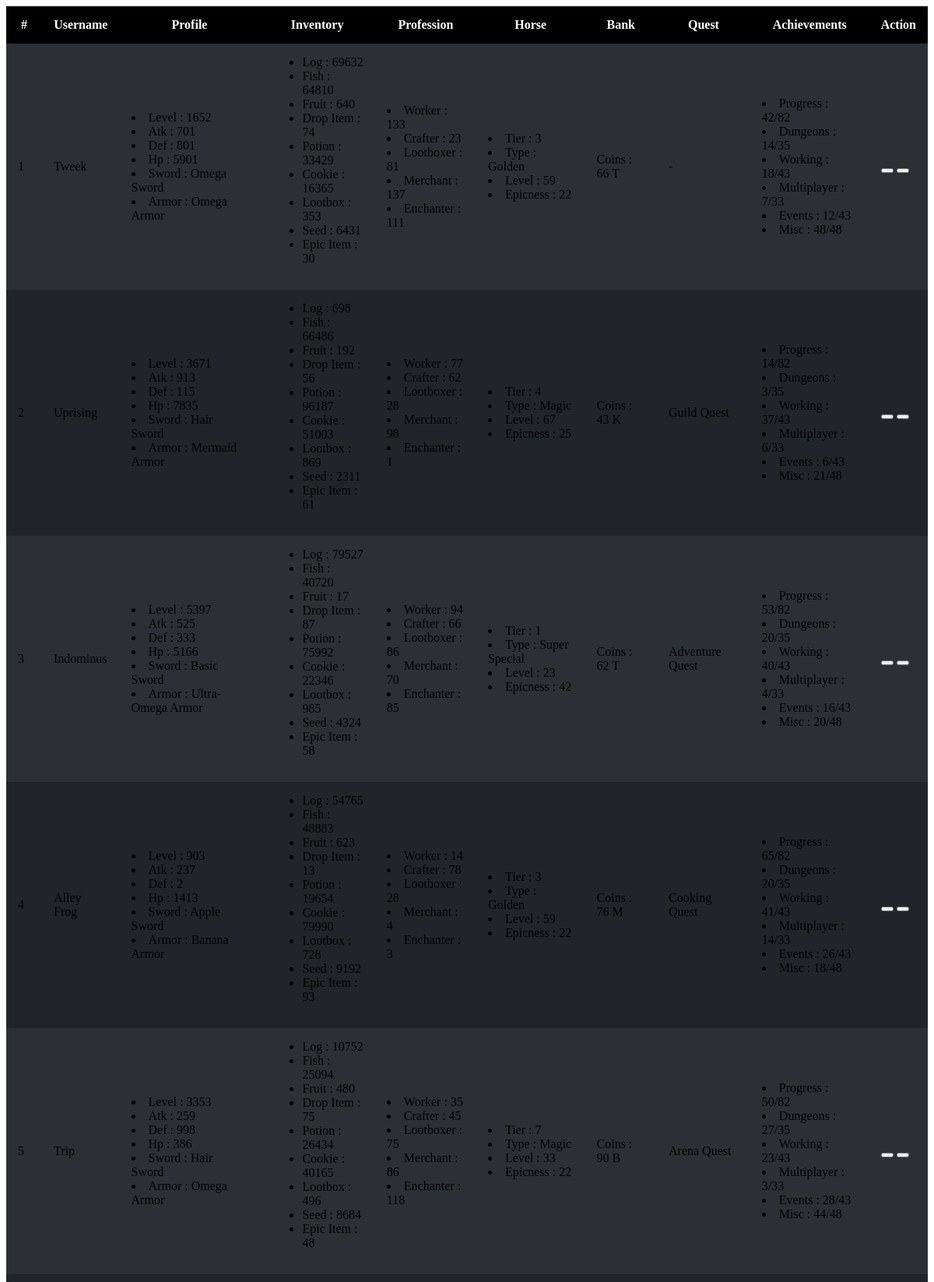
The page /php/user/searchUser.php (upper part) on the database its author committed.
### tables this page shows
CREATE TABLE `player` (
  `id_player` int(11) NOT NULL,
  `username` varchar(255) NOT NULL,
  `id_profile` int(11) NOT NULL,
  `id_inventory` int(11) NOT NULL,
  `id_bank` int(11) NOT NULL,
  `id_professions` int(11) NOT NULL,
  `id_horse` int(11) NOT NULL,
  `id_quest` int(11) NOT NULL,
  `id_achievements` int(11) NOT NULL
);

CREATE TABLE `profile` (
  `id_profile` int(11) NOT NULL,
  `level` int(11) NOT NULL,
  `atk` int(11) NOT NULL,
  `def` int(11) NOT NULL,
  `hp` int(11) NOT NULL,
  `sword` varchar(255) NOT NULL,
  `armor` varchar(255) NOT NULL
);

CREATE TABLE `inventory` (
  `id_inventory` int(11) NOT NULL,
  `log` int(11) NOT NULL,
  `fish` int(11) NOT NULL,
  `fruit` int(11) NOT NULL,
  `drop_item` int(11) NOT NULL,
  `potion` int(11) NOT NULL,
  `cookie` int(11) NOT NULL,
  `lootbox` int(11) NOT NULL,
  `seed` int(11) NOT NULL,
  `epic_item` int(11) NOT NULL
);

CREATE TABLE `professions` (
  `id_professions` int(11) NOT NULL,
  `worker` int(11) NOT NULL,
  `crafter` int(11) NOT NULL,
  `lootboxer` int(11) NOT NULL,
  `merchant` int(11) NOT NULL,
  `enchanter` int(11) NOT NULL
);

CREATE TABLE `horse` (
  `id_horse` int(11) NOT NULL,
  `tier` int(11) NOT NULL,
  `type` varchar(25) NOT NULL,
  `level` int(11) NOT NULL,
  `epicness` int(11) NOT NULL
);

CREATE TABLE `bank` (
  `id_bank` int(11) NOT NULL,
  `coins` varchar(255) NOT NULL,
  `bonus` varchar(255) NOT NULL
);

CREATE TABLE `quest` (
  `id_quest` int(11) NOT NULL,
  `quest` varchar(255) NOT NULL,
  `detail_quest` varchar(255) NOT NULL
);

CREATE TABLE `achievements` (
  `id_achievements` int(11) NOT NULL,
  `progress` varchar(255) NOT NULL,
  `dungeon` varchar(255) NOT NULL,
  `working` varchar(255) NOT NULL,
  `multiplayer` varchar(255) NOT NULL,
  `events` varchar(255) NOT NULL,
  `misc` varchar(255) NOT NULL
);

### php/user/searchUser.php (the view, shortened to what this page needs)
<?php
require '../functions.php';
$keyword = $_GET['keyword'];
$jumlahdataperhalaman = 10;
$halaman = isset($_GET['halaman']) ? (int) $_GET['halaman'] : 1;
$halamanawal =
    $halaman > 1 ? $halaman * $jumlahdataperhalaman - $jumlahdataperhalaman : 0;
$sql = "SELECT profile.*, inventory.*, bank.*, professions.*,   achievements.*, horse.id_horse, horse.tier, horse.type, horse.level as horse_level, horse.epicness, quest.*, player.*
    FROM player, profile, inventory, bank, professions, achievements, horse, quest
    WHERE player.id_profile = profile.id_profile AND
    player.id_inventory = inventory.id_inventory AND
    player.id_bank = bank.id_bank AND
    player.id_professions = professions.id_professions AND
    player.id_achievements = achievements.id_achievements AND
    player.id_horse = horse.id_horse AND
    player.id_quest = quest.id_quest AND
    (
    player.username LIKE '%$keyword%' OR
    profile.level LIKE '%$keyword%' OR
    profile.atk LIKE '%$keyword%' OR
    profile.def LIKE '%$keyword%' OR
    profile.hp LIKE '%$keyword%' OR
    profile.sword LIKE '%$keyword%' OR
    profile.armor LIKE '%$keyword%' OR
    inventory.log LIKE '%$keyword%' OR
    inventory.fish LIKE '%$keyword%' OR
    inventory.fruit LIKE '%$keyword%' OR
    inventory.drop_item LIKE '%$keyword%' OR
    inventory.potion LIKE '%$keyword%' OR
    inventory.cookie LIKE '%$keyword%' OR
    inventory.lootbox LIKE '%$keyword%' OR
    inventory.seed LIKE '%$keyword%' OR
    inventory.epic_item LIKE '%$keyword%' OR
    professions.worker LIKE '%$keyword%' OR
    professions.crafter LIKE '%$keyword%' OR
    professions.lootboxer LIKE '%$keyword%' OR
    professions.merchant LIKE '%$keyword%' OR
    professions.enchanter LIKE '%$keyword%' OR
    horse.tier LIKE '%$keyword%' OR
    horse.type LIKE '%$keyword%' OR
    horse.level LIKE '%$keyword%' OR
    horse.epicness LIKE '%$keyword%' OR
    bank.coins LIKE '%$keyword%' OR
    quest.quest LIKE '%$keyword%' OR
    quest.detail_quest LIKE '%$keyword%' OR
    achievements.progress LIKE '%$keyword%' OR
    achievements.dungeon LIKE '%$keyword%' OR
    achievements.working LIKE '%$keyword%' OR
    achievements.multiplayer LIKE '%$keyword%' OR
    achievements.events LIKE '%$keyword%' OR
    achievements.misc LIKE '%$keyword%'
    )
    ORDER BY player.id_player ASC
    ";
$conn->query($sql);
if ($keyword == '') {
    $sql .= " LIMIT $halamanawal, $jumlahdataperhalaman";
}
?>
<?php if ($conn->affected_rows < 1): ?>
    <div class="data-nf" role="alert">
        Data tidak ditemukan
    </div>
<?php else: ?>
    <table class="data-table" cellpadding="15" cellspacing="0" id="data-table">
                <thead>
                    <tr class="">
                        <th>#</th>
                        <th>Username</th>
                        <th>Profile</th>
                        <th>Inventory</th>
                        <th>Profession</th>
                        <th>Horse</th>
                        <th>Bank</th>
                        <th>Quest</th>
                        <th>Achievements</th>
                        <th>Action</th>
                    </tr>
                </thead>
                <?php
                $no = 1 + $halamanawal;
                $player = $conn->query($sql);
                while ($p = mysqli_fetch_array($player)) { ?>
                        <tr id="<?php echo $p['id_player']; ?>">
                            <td><?= $no++ ?></td>
                            <td id="username"><?= $p['username'] ?></td>
                            <td id="<?= $p['id_profile'] ?>" class="profile">
                                <li id="level">
                                     Level : <?= $p['level'] ?>
                                </li>
                                <li id="atk">
                                    Atk : <?= $p['atk'] ?>
                                </li>
                                <li id="def">
                                    Def : <?= $p['def'] ?>
                                </li>
                                <li id="hp">
                                    Hp : <?= $p['hp'] ?>
                                </li>
                                <li id="sword">
                                    Sword : <?= $p['sword'] ?>
                                </li>
                                <li id="armor">
                                    Armor : <?= $p['armor'] ?>
                                </li>
                            </td>
                            <td id="<?= $p[
                                'id_inventory'
                            ] ?>"  class="inventory">
                                <ul>
                                <li id="log">
                                    Log : <?= $p['log'] ?>
                                </li>
                                <li id="fish">
                                    Fish : <?= $p['fish'] ?>
                                </li>
                                <li id="fruit">
                                    Fruit : <?= $p['fruit'] ?>
                                </li>
                                <li id="drop_item">
                                    Drop Item : <?= $p['drop_item'] ?>
                                </li>
                                <li id="potion">
                                    Potion : <?= $p['potion'] ?>
                                </li>
                                <li id="cookie">
                                    Cookie : <?= $p['cookie'] ?>
                                </li>
                                <li id="lootbox">
                                    Lootbox : <?= $p['lootbox'] ?>
                                </li>
                                <li id="seed">
                                    Seed : <?= $p['seed'] ?>
                                </li>
                                <li id="epic_item">
                                    Epic Item : <?= $p['epic_item'] ?>
                                </li>
                                </ul>
                            </td>
                            <td id="<?= $p[
                                'id_professions'
                            ] ?>" class="professions">
                                <li id="worker">
                                    Worker : <?= $p['worker'] ?>
                                </li>
                                <li id="crafter">
                                    Crafter : <?= $p['crafter'] ?>
                                </li>
                                <li id="lootboxer">
                                    Lootboxer : <?= $p['lootboxer'] ?>
                                </li>
                                <li id="merchant">
                                    Merchant : <?= $p['merchant'] ?>
                                </li>
                                <li id="enchanter">
                                    Enchanter : <?= $p['enchanter'] ?>
                                </li>
                            </td>
                            <td id="<?= $p['id_horse'] ?>" class="horse">
                                <li id="horse_tier">
                                        Tier : <?= $p['tier'] ?>
                                </li>
                                <li id="horse_type">
                                Type : <?= $p['type'] ?>
                                </li>
                                <li id="horse_level">Level : <?= $p[
                                    'horse_level'
                                ] ?>
                                </li>
                                <li id="horse_epicness">
                                    Epicness : <?= $p['epicness'] ?>
                                </li>
                            </td>
                            <td id="<?= $p[
                                'id_bank'
                            ] ?>" class="bank">Coins : <?= $p['coins'] ?>
                            </td>
                            <td id="<?= $p['id_quest'] ?>" class="quest"><?= $p[
    'quest'
] ?></td>
                            <td id="<?= $p[
                                'id_achievements'
                            ] ?>" class="achievements">
                                <li id="progress">
                                  Progress : <?= $p['progress'] ?>/82
                                </li>
                                <li  id="dungeon">
                                    Dungeons : <?= $p['dungeon'] ?>/35
                                </li>
                                <li id="working">
                                    Working : <?= $p['working'] ?>/43
                                </li>
                                <li  id="multiplayer">
                                    Multiplayer : <?= $p['multiplayer'] ?>/33
                                </li>
                                <li id="events">
                                    Events : <?= $p['events'] ?>/43
                                </li>
                                <li id="misc">
                                    Misc : <?= $p['misc'] ?>/48
                                </li>
                                 </td>
                            <td>
                                <button class="tbl-edit" id="tbl-edit" name="button" data-bs-toggle="modal" data-bs-target="#modalEdit"><i class="fa-sharp fa-solid fa-pen-to-square"></i></button>
                                <button class="tbl-hapus" id="tbl-hapus" name="button"><i class="fa-sharp fa-solid fa-trash"></i></button>
                            </td>
                        </tr>
                    <?php }
                ?>
            </table>
<?php endif; ?>

### php/user/searchUser.php (style rules this page uses)
table thead tr th { background-color: #000; color: #fff; }
table tr:nth-child(even) { background-color: #212529; }
table tr:nth-child(odd) { background-color: #2c3034; }

### rows shown on the page
player: username "Tweek", id_profile.level "1652", id_profile.atk "701", id_profile.def "801", id_profile.hp "5901", id_profile.sword "Omega Sword", id_profile.armor "Omega Armor", id_inventory.log "69632", id_inventory.fish "64810", id_inventory.fruit "640", id_inventory.drop_item "74", id_inventory.potion "33429", id_inventory.cookie "16365", id_inventory.lootbox "353", id_inventory.seed "6431", id_inventory.epic_item "30", id_professions.worker "133", id_professions.crafter "23", id_professions.lootboxer "81", id_professions.merchant "137", id_professions.enchanter "111", id_horse.tier "3", id_horse.type "Golden", id_horse.level "59", id_horse.epicness "22", id_bank.coins "66 T", id_quest.quest "-", id_achievements.progress "42", id_achievements.dungeon "14", id_achievements.working "18", id_achievements.multiplayer "7", id_achievements.events "12", id_achievements.misc "48"
player: username "Uprising", id_profile.level "3671", id_profile.atk "913", id_profile.def "115", id_profile.hp "7835", id_profile.sword "Hair Sword", id_profile.armor "Mermaid Armor", id_inventory.log "698", id_inventory.fish "66486", id_inventory.fruit "192", id_inventory.drop_item "56", id_inventory.potion "96187", id_inventory.cookie "51003", id_inventory.lootbox "869", id_inventory.seed "2311", id_inventory.epic_item "61", id_professions.worker "77", id_professions.crafter "62", id_professions.lootboxer "28", id_professions.merchant "98", id_professions.enchanter "1", id_horse.tier "4", id_horse.type "Magic", id_horse.level "67", id_horse.epicness "25", id_bank.coins "43 K", id_quest.quest "Guild Quest", id_achievements.progress "14", id_achievements.dungeon "3", id_achievements.working "37", id_achievements.multiplayer "6", id_achievements.events "6", id_achievements.misc "21"
player: username "Indominus", id_profile.level "5397", id_profile.atk "525", id_profile.def "333", id_profile.hp "5166", id_profile.sword "Basic Sword", id_profile.armor "Ultra-Omega Armor", id_inventory.log "79527", id_inventory.fish "40720", id_inventory.fruit "17", id_inventory.drop_item "87", id_inventory.potion "75992", id_inventory.cookie "22346", id_inventory.lootbox "985", id_inventory.seed "4324", id_inventory.epic_item "58", id_professions.worker "94", id_professions.crafter "66", id_professions.lootboxer "86", id_professions.merchant "70", id_professions.enchanter "85", id_horse.tier "1", id_horse.type "Super Special", id_horse.level "23", id_horse.epicness "42", id_bank.coins "62 T", id_quest.quest "Adventure Quest", id_achievements.progress "53", id_achievements.dungeon "20", id_achievements.working "40", id_achievements.multiplayer "4", id_achievements.events "16", id_achievements.misc "20"
player: username "Alley Frog", id_profile.level "903", id_profile.atk "237", id_profile.def "2", id_profile.hp "1413", id_profile.sword "Apple Sword", id_profile.armor "Banana Armor", id_inventory.log "54765", id_inventory.fish "48883", id_inventory.fruit "623", id_inventory.drop_item "13", id_inventory.potion "19654", id_inventory.cookie "79990", id_inventory.lootbox "728", id_inventory.seed "9192", id_inventory.epic_item "93", id_professions.worker "14", id_professions.crafter "78", id_professions.lootboxer "28", id_professions.merchant "4", id_professions.enchanter "3", id_horse.tier "3", id_horse.type "Golden", id_horse.level "59", id_horse.epicness "22", id_bank.coins "76 M", id_quest.quest "Cooking Quest", id_achievements.progress "65", id_achievements.dungeon "20", id_achievements.working "41", id_achievements.multiplayer "14", id_achievements.events "26", id_achievements.misc "18"
player: username "Trip", id_profile.level "3353", id_profile.atk "259", id_profile.def "998", id_profile.hp "386", id_profile.sword "Hair Sword", id_profile.armor "Omega Armor", id_inventory.log "10752", id_inventory.fish "25094", id_inventory.fruit "480", id_inventory.drop_item "75", id_inventory.potion "26434", id_inventory.cookie "40165", id_inventory.lootbox "496", id_inventory.seed "8684", id_inventory.epic_item "48", id_professions.worker "35", id_professions.crafter "45", id_professions.lootboxer "75", id_professions.merchant "86", id_professions.enchanter "118", id_horse.tier "7", id_horse.type "Magic", id_horse.level "33", id_horse.epicness "22", id_bank.coins "90 B", id_quest.quest "Arena Quest", id_achievements.progress "50", id_achievements.dungeon "27", id_achievements.working "23", id_achievements.multiplayer "3", id_achievements.events "28", id_achievements.misc "44"
